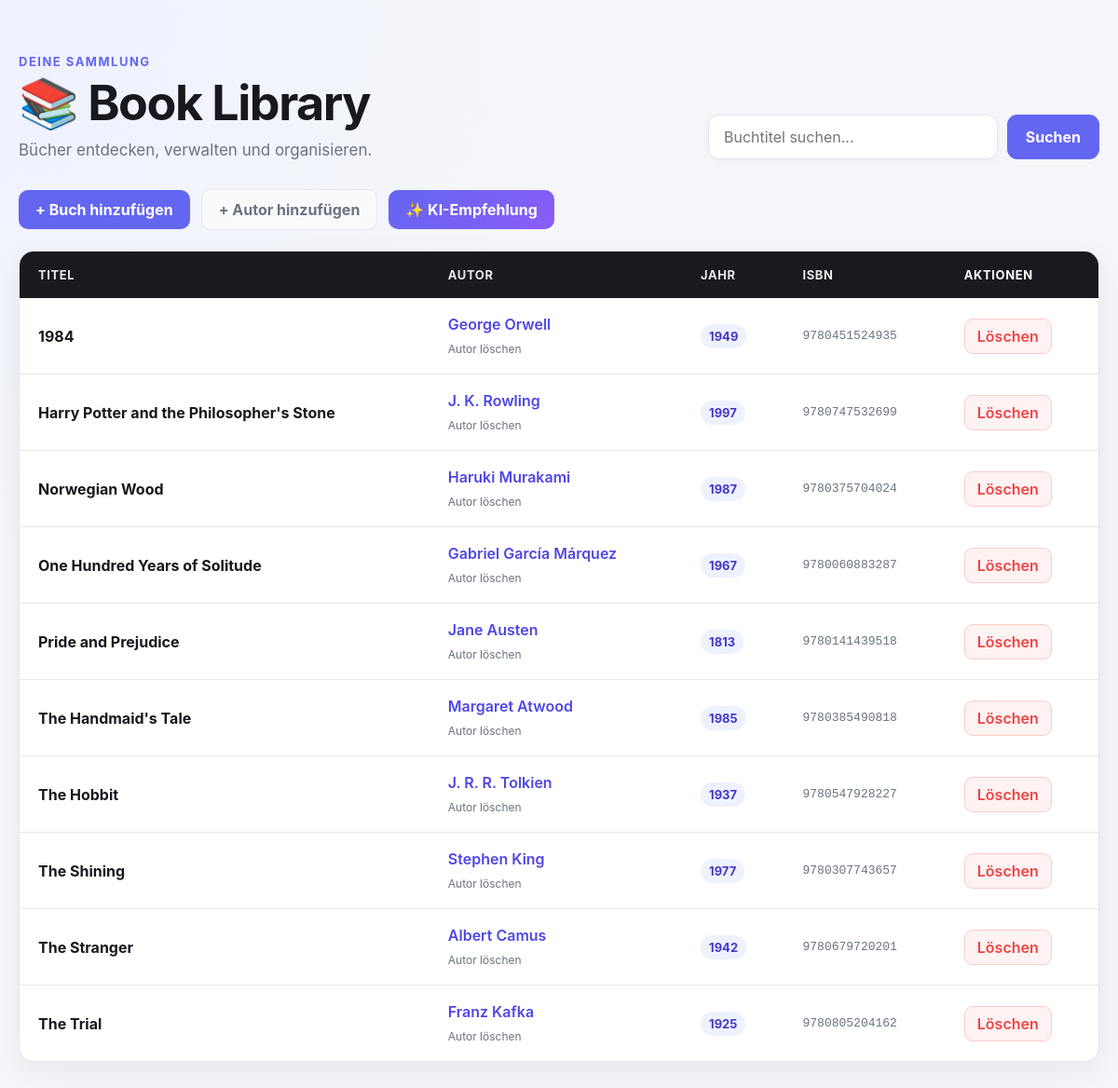
Before: / with the older database file.
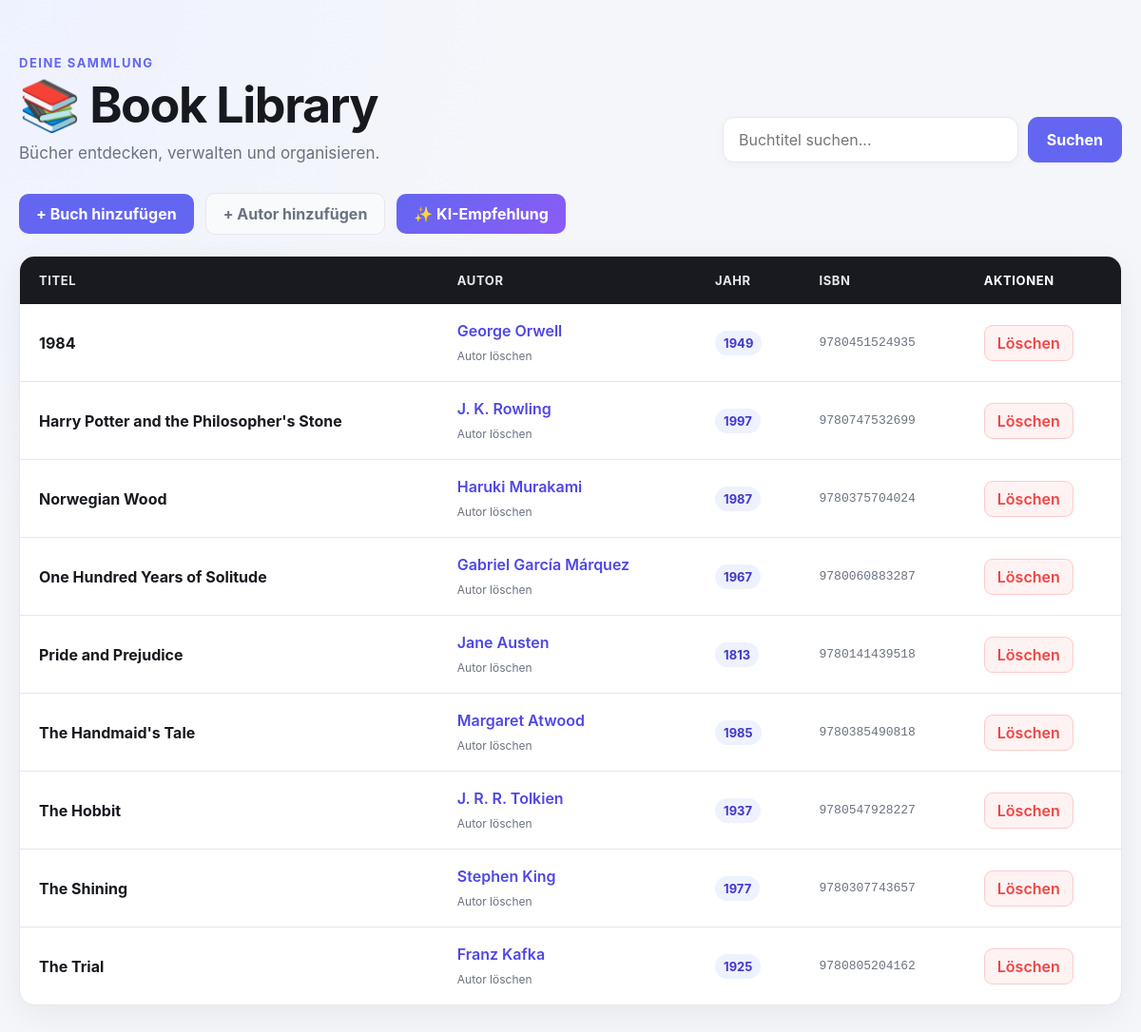
After: the same page with the newer database file.
### data_models.py (models this page shows, shortened)
class Book(db.Model):
    id: Mapped[int] = mapped_column(primary_key=True, autoincrement=True, nullable=False)
    isbn: Mapped[str] = mapped_column(String(100), unique=True, nullable=False)
    title: Mapped[str] = mapped_column(String(100), nullable=False)
    publication_year: Mapped[int | None] = mapped_column(db.Integer, nullable=True)
    author_id: Mapped[int] = mapped_column(ForeignKey("author.id"), nullable=False)
    author: Mapped["Author"] = relationship(back_populates="books")
    rating: Mapped[int | None] = mapped_column(db.Integer)

class Author(db.Model):
    id: Mapped[int] = mapped_column(primary_key=True)
    name: Mapped[str] = mapped_column(db.String(100), unique=True, nullable=False)
    birth_date: Mapped[date] = mapped_column(db.Date)
    date_of_death: Mapped[date | None] = mapped_column(db.Date, nullable=True)
    books: Mapped[list["Book"]] = relationship(back_populates="author", cascade="all, delete-orphan")

### app.py (the view)
@app.route('/')
def index():
    sort_by = request.args.get("sort", "title")
    search = request.args.get("search", "")
    query = db.select(Book)
    if search:
        query = query.where(
            Book.title.like(f"%{search}%")
        )
    if sort_by == "title":
        query = query.order_by(Book.title)
    elif sort_by == "publication_year":
        query = query.order_by(Book.publication_year)
    elif sort_by == "isbn":
        query = query.order_by(Book.isbn)
    elif sort_by == "author":
        query = (
            query
            .join(Book.author)
            .order_by(Author.name)
        )
    books = db.session.scalars(query).all()
    return render_template("home.html", books=books, ai_available=ai_available())

### Ai_handling.py (called while the page is built)
def ai_available():
	return bool(os.getenv("GEMINI_API_KEY"))

### templates/home.html (shortened to what this page needs)
<!DOCTYPE html>
<html lang="de">
<head>
    <link rel="stylesheet" href="{{ url_for('static', filename='style.css') }}">
</head>
<body>
<div class="page-container">
    <header class="library-header">
        <div class="header-content">
            <div>
                <span class="eyebrow">Deine Sammlung</span>
                <h1>📚 Book Library</h1>
                <p>Bücher entdecken, verwalten und organisieren.</p>
            </div>
            <form class="search-form" method="GET" action="{{ url_for('index') }}">
                <input type="text" name="search" placeholder="Buchtitel suchen..."
                       value="{{ request.args.get('search', '') }}">
                <button class="search-button" type="submit">Suchen</button>
            </form>
        </div>
    </header>
    <div class="library-actions">
        <a class="primary-button" href="{{ url_for('add_book') }}">+ Buch hinzufügen</a>
        <a class="secondary-button" href="{{ url_for('add_author') }}">+ Autor hinzufügen</a>
        {% if ai_available %}
        <a class="ai-button" href="{{ url_for('recommendation') }}">✨ KI-Empfehlung</a>
        {% else %}
        <span class="ai-unavailable">KI-Empfehlung nicht verfügbar</span>
        {% endif %}
    </div>
    <div class="table-card">
        <table>
            <thead>
            <tr>
                <th>
                    <a href="{{ url_for('index', sort='title', search=request.args.get('search', '')) }}">Titel</a>
                </th>
                <th>
                    <a href="{{ url_for('index', sort='author', search=request.args.get('search', '')) }}">Autor</a>
                </th>
                <th>
                    <a href="{{ url_for('index', sort='publication_year', search=request.args.get('search', '')) }}">Jahr</a>
                </th>
                <th>
                    <a href="{{ url_for('index', sort='isbn', search=request.args.get('search', '')) }}">ISBN</a>
                </th>
                <th>Aktionen</th>
            </tr>
            </thead>
            <tbody>
            {% for book in books %}
            <tr>
                <td>
                    <a class="book-title" href="{{ url_for('book_detail', book_id=book.id) }}">{{ book.title }}</a>
                </td>
                <td>
                    <div class="author-cell">
                        <a class="author-link" href="{{ url_for('author_detail', author_id=book.author.id) }}">{{
                            book.author.name }}</a>
                        <form method="POST" action="{{ url_for('delete_author', author_id=book.author.id) }}">
                            <button class="text-delete-button" type="submit"
                                    onclick="return confirm('Autor und alle Bücher wirklich löschen?')">Autor löschen
                            </button>
                        </form>
                    </div>
                </td>
                <td><span class="year-badge">{{ book.publication_year }}</span></td>
                <td class="isbn">{{ book.isbn }}</td>
                <td>
                    <form method="POST" action="{{ url_for('delete_book', book_id=book.id) }}">
                        <button class="delete-button" type="submit" onclick="return confirm('Buch wirklich löschen?')">
                            Löschen
                        </button>
                    </form>
                </td>
            </tr>
            {% endfor %}
            </tbody>
        </table>
    </div>
</div>
</body>
</html>

### static/style.css (style rules this page uses)
:root { --background: #f5f6fa; --surface: #ffffff; --surface-soft: #f9fafb; --text: #17191f; --text-soft: #6b7280; --primary: #6366f1; --primary-dark: #4f46e5; --danger: #ef4444; --danger-soft: #fef2f2; --border: #e5e7eb; --star: #f5b301; --star-empty: #d1d5db; --radius: 16px; --shadow: 0 10px 35px rgba(0, 0, 0, 0.06); }
* { box-sizing: border-box; }
body { margin: 0; font-family: Inter, -apple-system, BlinkMacSystemFont, "Segoe UI", sans-serif; color: var(--text); background: radial-gradient(circle at top left, #eef2ff, transparent 35%), var(--background); }
button, input, select { font: inherit; }
form { margin: 0; }
.page-container { width: min(1200px, calc(100% - 40px)); margin: 0 auto; padding: 55px 0; }
.library-header { margin-bottom: 32px; }
.header-content { display: flex; justify-content: space-between; align-items: flex-end; gap: 35px; }
.header-content > div { flex: 1; }
.eyebrow, .detail-eyebrow { display: inline-block; margin-bottom: 8px; color: var(--primary); font-size: 13px; font-weight: 700; text-transform: uppercase; letter-spacing: 1.5px; }
.library-header h1 { margin: 0; font-size: clamp(34px, 5vw, 52px); line-height: 1.1; letter-spacing: -1.5px; }
.library-header p { margin: 12px 0 0; color: var(--text-soft); font-size: 17px; }
.search-form { display: flex; gap: 10px; width: 420px; flex-shrink: 0; }
.search-form input { flex: 1; min-width: 0; padding: 13px 16px; color: var(--text); background: var(--surface); border: 1px solid var(--border); border-radius: 12px; outline: none; box-shadow: 0 3px 10px rgba(0, 0, 0, 0.03); transition: border-color .2s, box-shadow .2s; }
.search-button { padding: 11px 20px; color: white; background: var(--primary); border: none; border-radius: 11px; font-weight: 700; cursor: pointer; transition: background .15s, transform .15s; }
.table-card { overflow: hidden; background: var(--surface); border: 1px solid var(--border); border-radius: var(--radius); box-shadow: var(--shadow); }
table { width: 100%; border-collapse: collapse; }
thead { background: #181a20; }
th { padding: 17px 20px; color: white; text-align: left; font-size: 13px; font-weight: 700; text-transform: uppercase; letter-spacing: .6px; }
th a { color: white; text-decoration: none; opacity: .9; }
td { padding: 18px 20px; border-bottom: 1px solid var(--border); vertical-align: middle; }
tbody tr { transition: background .15s; }
tbody tr:last-child td { border-bottom: none; }
.book-title { color: var(--text); font-weight: 700; text-decoration: none; transition: color .15s; }
.author-cell { display: flex; flex-direction: column; align-items: flex-start; gap: 5px; }
.author-link { color: var(--primary-dark); font-weight: 600; text-decoration: none; }
.text-delete-button { padding: 0; color: var(--text-soft); background: transparent; border: none; font-size: 12px; cursor: pointer; }
.year-badge { display: inline-block; padding: 5px 9px; color: #4338ca; background: #eef2ff; border-radius: 999px; font-size: 13px; font-weight: 700; }
.isbn { color: var(--text-soft); font-family: Consolas, "Courier New", monospace; font-size: 13px; }
.delete-button { padding: 8px 13px; color: var(--danger); background: var(--danger-soft); border: 1px solid #fecaca; border-radius: 9px; font-weight: 600; cursor: pointer; transition: background .15s, color .15s, transform .15s; }
.primary-button, .secondary-button { padding: 11px 18px; border-radius: 10px; font-weight: 700; text-decoration: none; }
.primary-button { color: white; background: var(--primary); border: none; cursor: pointer; }
.secondary-button { color: var(--text-soft); background: var(--surface-soft); border: 1px solid var(--border); }
.library-actions { display: flex; align-items: center; gap: 12px; margin-bottom: 22px; flex-wrap: wrap; }
.ai-button { padding: 11px 18px; color: white; background: linear-gradient(135deg, #6366f1, #8b5cf6); border-radius: 10px; font-weight: 700; text-decoration: none; }

Changed rows visible on the page:
removed Book: title "The Stranger", author.name "Albert Camus", publication_year "1942", isbn "9780679720201"
